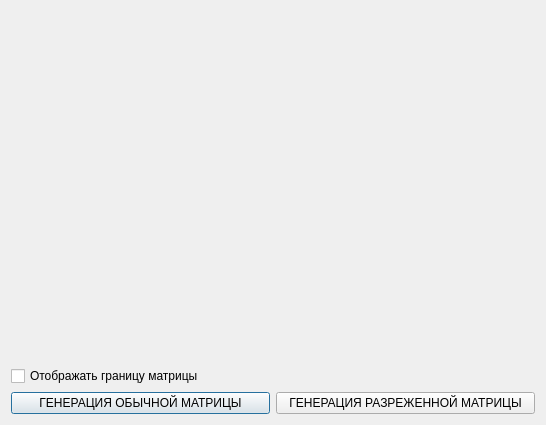
<?xml version="1.0" encoding="UTF-8"?>
<ui version="4.0">
 <class>Dialog</class>
 <widget class="QDialog" name="Dialog">
  <property name="geometry">
   <rect>
    <x>0</x>
    <y>0</y>
    <width>546</width>
    <height>425</height>
   </rect>
  </property>
  <property name="windowTitle">
   <string>Dialog</string>
  </property>
  <layout class="QVBoxLayout" name="verticalLayout">
   <item>
    <widget class="QPaintWidget" name="widget" native="true"/>
   </item>
   <item>
    <widget class="QCheckBox" name="chkBorder">
     <property name="text">
      <string>Отображать границу матрицы</string>
     </property>
    </widget>
   </item>
   <item>
    <layout class="QHBoxLayout" name="horizontalLayout">
     <item>
      <widget class="QPushButton" name="psbNormal">
       <property name="text">
        <string>ГЕНЕРАЦИЯ ОБЫЧНОЙ МАТРИЦЫ</string>
       </property>
      </widget>
     </item>
     <item>
      <widget class="QPushButton" name="pushButton">
       <property name="text">
        <string>ГЕНЕРАЦИЯ РАЗРЕЖЕННОЙ МАТРИЦЫ</string>
       </property>
      </widget>
     </item>
    </layout>
   </item>
  </layout>
 </widget>
 <layoutdefault spacing="6" margin="11"/>
 <customwidgets>
  <customwidget>
   <class>QPaintWidget</class>
   <extends>QWidget</extends>
   <header>qpaintwidget.h</header>
   <container>1</container>
  </customwidget>
 </customwidgets>
 <resources/>
 <connections/>
</ui>
